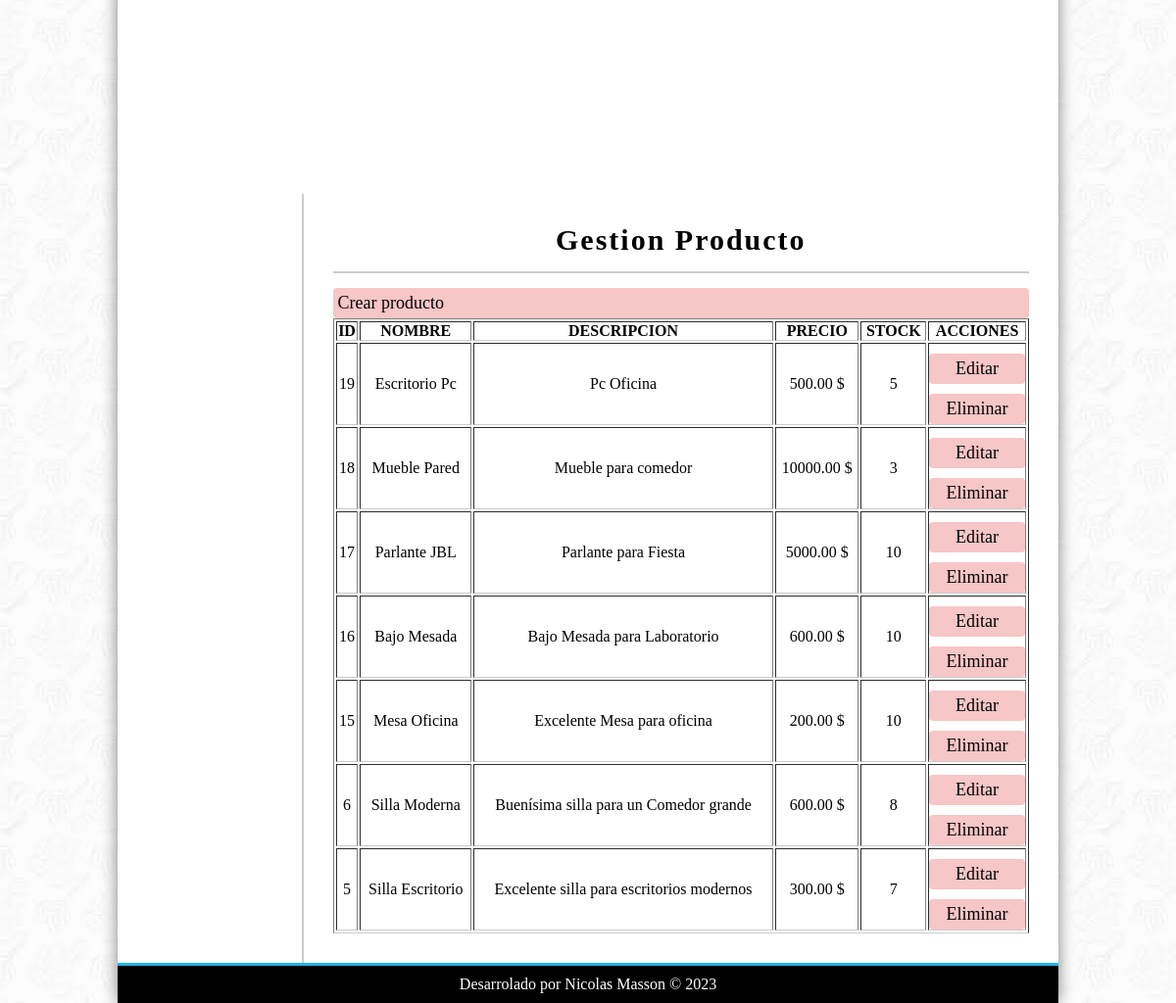
/?controller=producto&accion=gestion (signed in, lower part), run on an earlier commit of the app's database.
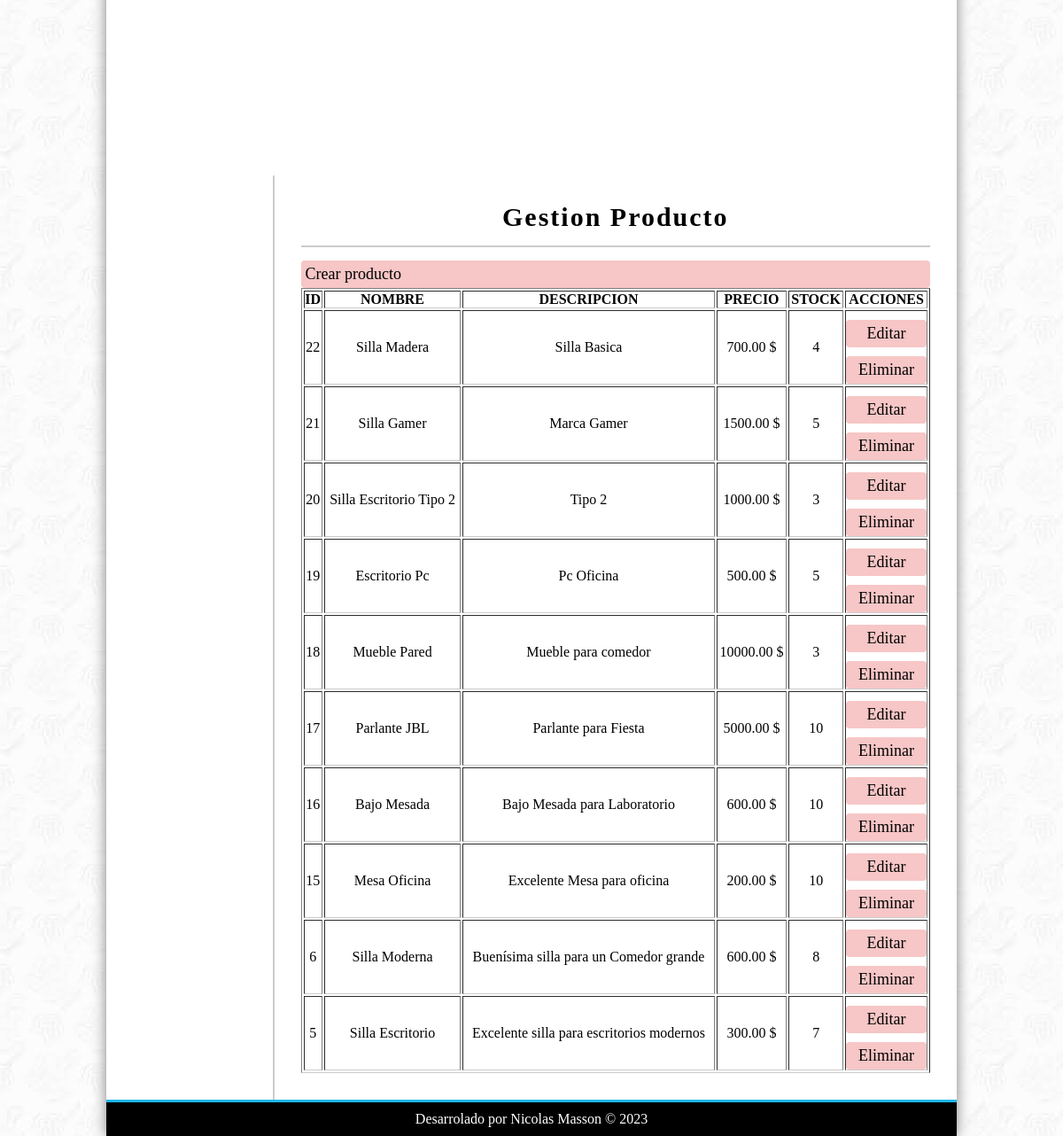
And on a later commit of the database.
### tables this page shows
CREATE TABLE `productos` (
  `id_Producto` int(11) NOT NULL,
  `id_Categoria` int(11) NOT NULL,
  `nombre` varchar(100) NOT NULL,
  `descripcion` text DEFAULT NULL,
  `precio` float(100,2) NOT NULL,
  `stock` int(100) NOT NULL,
  `fecha` date NOT NULL,
  `imagen` varchar(100) NOT NULL
);

### controllers/ProductoController.php (called while the page is built, shortened)
<?php
require_once 'models/producto.php';
class productoController
{
    public function gestion()
    {
        $producto = new Producto();
        $productos = $producto->getProductos();
        require_once 'views/producto/gestion.php';
    }
}
?>

### config/bd.php (called while the page is built)
<?php
class Database{
    public static function conectar(){
        $bd=new mysqli('localhost','root','','tienda');
        $bd->query("SET NAMES 'utf8'");
        return $bd;
    }
}
?>

### models/producto.php (called while the page is built, shortened)
<?php
require_once 'config/bd.php';
class Producto
{
	private $bd;
	public function __construct()
	{
		$this->bd = Database::conectar();
	}
	public function getProductos()
	{
		$getProductos = $this->bd->query("SELECT * FROM productos ORDER BY id_Producto desc");
		return $getProductos;
	}
}
?>

### views/producto/gestion.php (the view, shortened to what this page needs)
<h1>Gestion Producto</h1>
<a href="<?= base_url ?>?controller=producto&accion=crear" class="button button-small">
    Crear producto
</a>
<table border="1">
    <tr>
        <th>ID</th>
        <th>NOMBRE</th>
        <th>DESCRIPCION</th>
        <th>PRECIO</th>
        <th>STOCK</th>
        <th>ACCIONES</th>
    </tr>
    <?php while ($produ = $productos->fetch_object()): ?>
        <tr>
            <td>
                <?php echo $produ->id_Producto; ?>
            </td>
            <td>
                <?php echo $produ->nombre; ?>
            </td>
            <td>
                <?php echo $produ->descripcion; ?>
            </td>
            <td>
                <?php echo $produ->precio; ?> $
            </td>
            <td>
                <?php echo $produ->stock; ?>
            </td>
            <td>
                <a href="<?= base_url ?>?controller=producto&accion=editar&id=<?= $produ->id_Producto ?>"
                    class="button button-small">Editar</a>
                <a href="<?= base_url ?>?controller=producto&accion=eliminar&id=<?= $produ->id_Producto ?>"
                    class="button button-small">Eliminar</a>
            </td>
        </tr>
    <?php endwhile; ?>
</table>

What changed in the data, as far as the page shows it:
added productos: id_Producto "22", nombre "Silla Madera", descripcion "Silla Basica", precio "700.00", stock "4"
added productos: id_Producto "21", nombre "Silla Gamer", descripcion "Marca Gamer", precio "1500.00", stock "5"
added productos: id_Producto "20", nombre "Silla Escritorio Tipo 2", descripcion "Tipo 2", precio "1000.00", stock "3"
